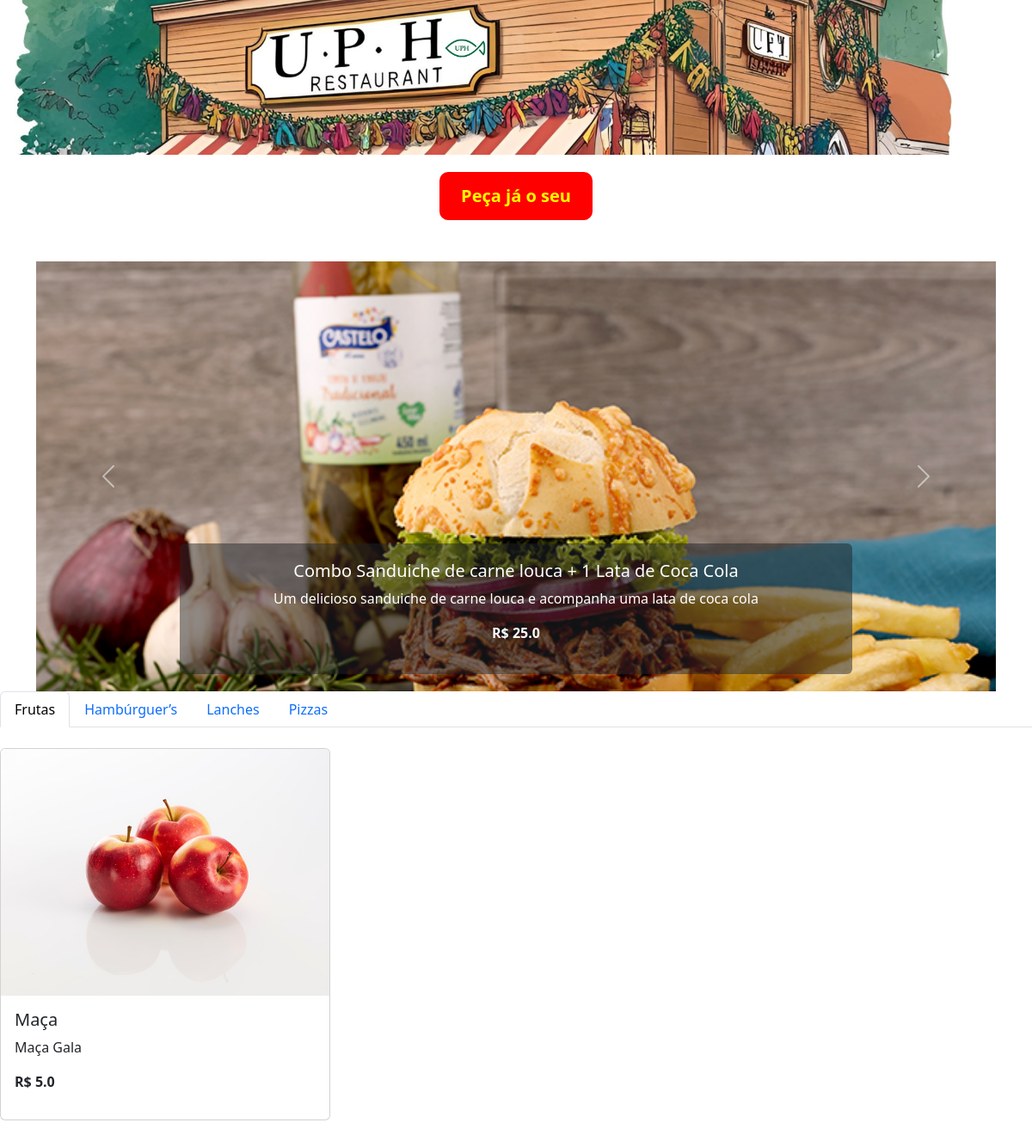
The page / on the database its author committed.
### app.py (models this page shows)
class Produto(db.Model):
    id = db.Column(db.Integer, primary_key=True)
    nome = db.Column(db.String(100), nullable=False)
    descricao = db.Column(db.Text, nullable=False)
    preco = db.Column(db.Float, nullable=False)
    imagem = db.Column(db.String(100), nullable=False)
    categoria_id = db.Column(db.Integer, db.ForeignKey('categoria.id'), nullable=True)

class Categoria(db.Model):
    id = db.Column(db.Integer, primary_key=True)
    nome = db.Column(db.String(100), nullable=False, unique=True)
    produtos = db.relationship('Produto', backref='categoria_obj', lazy=True)

### app.py (the view)
@app.route('/')
def home():
    produtos = Produto.query.all()
    categorias = Categoria.query.order_by(Categoria.nome).all()
    return render_template('index.html', produtos=produtos, categorias=categorias)

### templates/index.html (shortened to what this page needs)
<!DOCTYPE html>
<html lang="pt-BR">
<head>
    <link href="https://cdn.jsdelivr.net/npm/bootstrap@5.3.2/dist/css/bootstrap.min.css" rel="stylesheet">
</head>
<body>
<div class="banner">
</div>
<div class="centralizar-botao">
    <a href="{{ url_for('login') }}" class="btn botao-login">Peça já o seu</a>
</div>
<div class="container mt-5">
    <div id="carouselProdutos" class="carousel slide" data-bs-ride="carousel">
        <div class="carousel-inner">
            {% for produto in produtos %}
            <div class="carousel-item {% if loop.index0 == 0 %}active{% endif %}">
                <img src="{{ url_for('static', filename='images/' + produto.imagem) }}" class="d-block w-100" alt="{{ produto.nome }}">
                <div class="carousel-caption d-none d-md-block bg-dark bg-opacity-50 rounded">
                    <h5>{{ produto.nome }}</h5>
                    <p>{{ produto.descricao }}</p>
                    <p><strong>R$ {{ produto.preco }}</strong></p>
                </div>
            </div>
            {% endfor %}
        </div>
        <button class="carousel-control-prev" type="button" data-bs-target="#carouselProdutos" data-bs-slide="prev">
            <span class="carousel-control-prev-icon"></span>
        </button>
        <button class="carousel-control-next" type="button" data-bs-target="#carouselProdutos" data-bs-slide="next">
            <span class="carousel-control-next-icon"></span>
        </button>
    </div>
</div>
<ul class="nav nav-tabs mb-4" id="categoriaTabs" role="tablist">
    {% for categoria in categorias %}
    <li class="nav-item" role="presentation">
      <button class="nav-link {% if loop.first %}active{% endif %}" id="tab-{{ categoria.id }}" data-bs-toggle="tab"
              data-bs-target="#categoria-{{ categoria.id }}" type="button" role="tab">
        {{ categoria.nome }}
      </button>
    </li>
    {% endfor %}
  </ul>
  <div class="tab-content">
    {% for categoria in categorias %}
    <div class="tab-pane fade {% if loop.first %}show active{% endif %}" id="categoria-{{ categoria.id }}" role="tabpanel">
      <div class="row">
        {% for produto in categoria.produtos %}
        <div class="col-md-4 mb-4">
          <div class="card h-100">
            <img src="{{ url_for('static', filename='images/' + produto.imagem) }}" class="card-img-top" alt="{{ produto.nome }}">
            <div class="card-body">
              <h5 class="card-title">{{ produto.nome }}</h5>
              <p class="card-text">{{ produto.descricao }}</p>
              <p><strong>R$ {{ produto.preco }}</strong></p>
            </div>
          </div>
        </div>
        {% endfor %}
      </div>
    </div>
    {% endfor %}
  </div>
</body>
</html>

### templates/index.html (style rules this page uses)
.banner { background-color: #007bff; color: white; padding: 30px 0; text-align: center; background-image: url('/static/images/banner.jpg'); background-size: cover; background-position: center; width: 100%; height: 180px; }
.carousel-item img { max-height: 500px; object-fit: cover; }
.centralizar-botao { display: flex; justify-content: center; margin-top: 20px; }
.botao-login { background-color: red; color: yellow; padding: 12px 24px; border-radius: 10px; font-weight: bold; font-size: 20px; text-decoration: none; transition: background-color 0.3s ease; }

### rows shown on the page
Produto: imagem (picture), nome "Combo Sanduiche de carne louca + 1 Lata de Coca Cola", descricao "Um delicioso sanduiche de carne louca e acompanha uma lata de coca cola", preco "25.0"
Categoria: nome "Frutas"
Categoria: nome "Hambúrguer’s"
Categoria: nome "Lanches"
Categoria: nome "Pizzas"
Produto: imagem (picture), nome "Maça", descricao "Maça Gala", preco "5.0"
